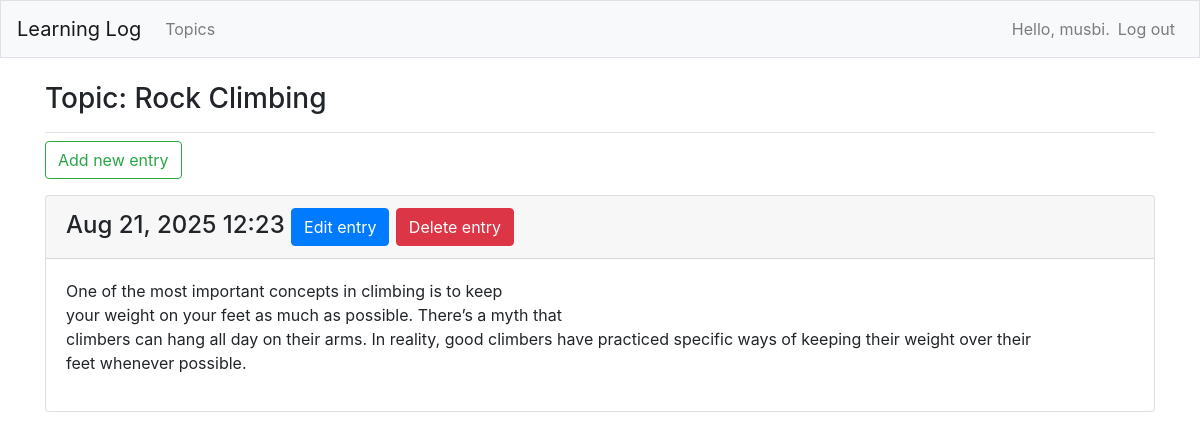
Page /topics/2/ (signed in) on the earlier database version.
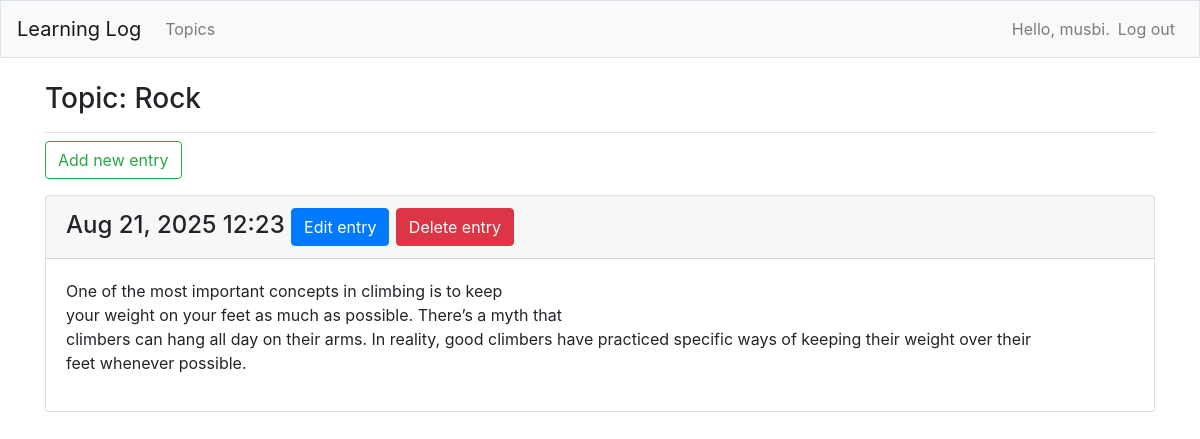
Same page on the later database version.
### learning_logs/models.py (models this page shows)
class Topic(models.Model):
    text = models.CharField(max_length=200) # create a text topic database for the user
    author = models.CharField(max_length=200)
    data_added = models.DateTimeField(auto_now_add=True) # set the current time any time the user create a new topic
    owner = models.ForeignKey(User, on_delete=models.CASCADE)
    def __str__(self) :
        return self.text

### learning_logs/views.py (the view)
# urls.py: path('topics/<int:topic_id>/', views.topic, name='topic'),
@login_required
def topic(request, topic_id):
    topic = check_topic_owner(request, topic_id)
    entries = topic.entry_set.order_by('-data_added')
    context = {'topic': topic, 'entries': entries}
    return render(request, "learning_logs/topic.html", context)

### learning_logs/views.py (called while the page is built)
def check_topic_owner(request, topic_id):
    topic = Topic.objects.get(id=topic_id)
    if topic.owner != request.user:
        raise Http404
    return topic

### learning_logs/templates/learning_logs/topic.html
{% extends 'learning_logs/base.html' %}
{% block page_header %}
    <h3>Topic: {{ topic }} </h3>
{% endblock page_header %}
{% block content %}
    <p>
        <a href="{% url 'learning_logs:new_entry' topic.id %}" class="btn btn-outline-success">Add new entry</a>
    </p>
    {% for entry in entries %}
    <div class="card mb-3">
        <h4 class="card-header">
            {{ entry.data_added|date:'M d, Y H:i' }}
            <small><a href="{% url 'learning_logs:edit_entry' entry.id %}" class="btn btn-primary">Edit entry</a></small>
            <small>
                <a href="{% url 'learning_logs:delete_entry' entry.id %}" class="btn btn-danger">Delete entry</a>
            </small>
        </h4>
        <div class="card-body">
            {{ entry.text|linebreaks }}
        </div>
    </div>
    {% empty %}
        <p>There are no entries for this topic yet.</p>
    {% endfor %}
{% endblock content %}

Differences in the rows shown:
changed Topic: text "Rock Climbing" → "Rock"
